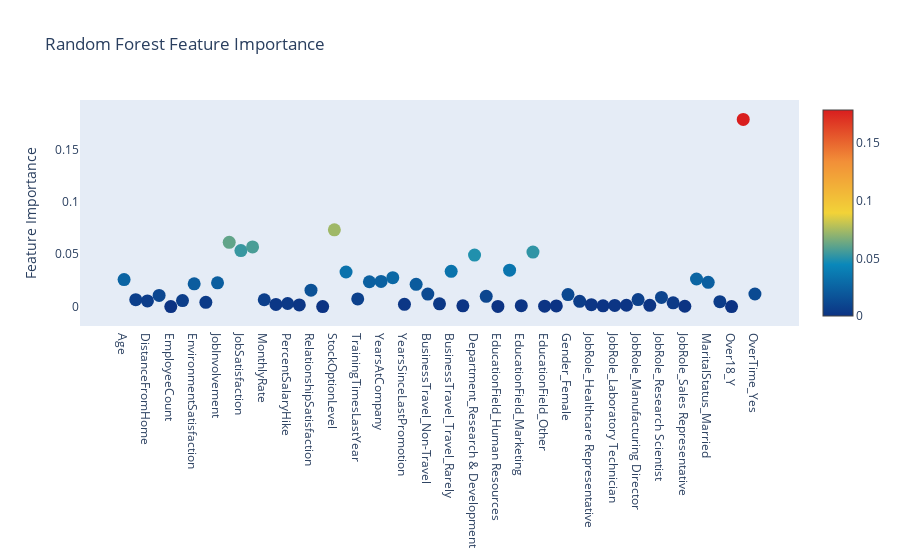

The code cell stored with this chart in its notebook:
### Markdown cell above
### Feature Ranking via the Random Forest 

The Random Forest classifier in Sklearn also contains a very convenient  attribute **feature_importances_** which tells us which features within our dataset has been given most importance through the Random Forest algorithm. Shown below is an Interactive Plotly diagram of the various feature importances.

### Code cell
trace = go.Scatter(y = rf.feature_importances_,x = attrition_final.columns.values,mode='markers',marker=dict(sizemode = 'diameter',sizeref = 1,size = 13, color = rf.feature_importances_,colorscale='Portland',showscale=True),text = attrition_final.columns.values)
data = [trace]

layout= go.Layout(autosize= True,title= 'Random Forest Feature Importance',hovermode= 'closest',xaxis= dict(ticklen= 5,showgrid=False,zeroline=False,showline=False),yaxis=dict(title= 'Feature Importance',showgrid=False,zeroline=False,ticklen= 5,gridwidth= 2),showlegend= False)
fig = go.Figure(data=data, layout=layout)
py.iplot(fig,filename='scatter2010')

### Figure 1 — Plotly figure (JSON) as saved in the notebook; plotly's stock layout.template omitted (floating-point values rounded to 4 significant figures)
{"data": [{"marker": {"color": [0.02583, 0.006563, 0.005367, 0.01064, 0, 0.005705, 0.02174, 0.004104, 0.02274, 0.06141, 0.0535, 0.05705, 0.006501, 0.00209, 0.002926, 0.001555, 0.01566, 0, 0.07335, 0.03303, 0.007356, 0.02371, 0.02407, 0.02764, 0.002113, 0.02128, 0.01198, 0.002609, 0.0337, 0.0007109, 0.04924, 0.009766, 0.0001222, 0.03483, 0.0008558, 0.05208, 0.0004267, 0.000667, 0.01144, 0.005065, 0.001813, 0.0007385, 0.001111, 0.001268, 0.006654, 0.001191, 0.008734, 0.003575, 0.0003016, 0.02636, 0.02321, 0.004711, 0, 0.1789, 0.01202], "colorscale": [[0, "rgb(12,51,131)"], [0.25, "rgb(10,136,186)"], [0.5, "rgb(242,211,56)"], [0.75, "rgb(242,143,56)"], [1, "rgb(217,30,30)"]], "showscale": true, "size": 13, "sizemode": "diameter", "sizeref": 1}, "mode": "markers", "text": ["Age", "DailyRate", "DistanceFromHome", "Education", "EmployeeCount", "EmployeeNumber", "EnvironmentSatisfaction", "HourlyRate", "JobInvolvement", "JobLevel", "JobSatisfaction", "MonthlyIncome", "MonthlyRate", "NumCompaniesWorked", "PercentSalaryHike", "PerformanceRating", "RelationshipSatisfaction", "StandardHours", "StockOptionLevel", "TotalWorkingYears", "TrainingTimesLastYear", "WorkLifeBalance", "YearsAtCompany", "YearsInCurrentRole", "YearsSinceLastPromotion", "YearsWithCurrManager", "BusinessTravel_Non-Travel", "BusinessTravel_Travel_Frequently", "BusinessTravel_Travel_Rarely", "Department_Human Resources", "Department_Research & Development", "Department_Sales", "EducationField_Human Resources", "EducationField_Life Sciences", "EducationField_Marketing", "EducationField_Medical", "EducationField_Other", "EducationField_Technical Degree", "Gender_Female", "Gender_Male", "JobRole_Healthcare Representative", "JobRole_Human Resources", "JobRole_Laboratory Technician", "JobRole_Manager", "JobRole_Manufacturing Director", "JobRole_Research Director", "JobRole_Research Scientist", "JobRole_Sales Executive", "JobRole_Sales Representative", "MaritalStatus_Divorced", "MaritalStatus_Married", "MaritalStatus_Single", "Over18_Y", "OverTime_No", "OverTime_Yes"], "type": "scatter", "x": ["Age", "DailyRate", "DistanceFromHome", "Education", "EmployeeCount", "EmployeeNumber", "EnvironmentSatisfaction", "HourlyRate", "JobInvolvement", "JobLevel", "JobSatisfaction", "MonthlyIncome", "MonthlyRate", "NumCompaniesWorked", "PercentSalaryHike", "PerformanceRating", "RelationshipSatisfaction", "StandardHours", "StockOptionLevel", "TotalWorkingYears", "TrainingTimesLastYear", "WorkLifeBalance", "YearsAtCompany", "YearsInCurrentRole", "YearsSinceLastPromotion", "YearsWithCurrManager", "BusinessTravel_Non-Travel", "BusinessTravel_Travel_Frequently", "BusinessTravel_Travel_Rarely", "Department_Human Resources", "Department_Research & Development", "Department_Sales", "EducationField_Human Resources", "EducationField_Life Sciences", "EducationField_Marketing", "EducationField_Medical", "EducationField_Other", "EducationField_Technical Degree", "Gender_Female", "Gender_Male", "JobRole_Healthcare Representative", "JobRole_Human Resources", "JobRole_Laboratory Technician", "JobRole_Manager", "JobRole_Manufacturing Director", "JobRole_Research Director", "JobRole_Research Scientist", "JobRole_Sales Executive", "JobRole_Sales Representative", "MaritalStatus_Divorced", "MaritalStatus_Married", "MaritalStatus_Single", "Over18_Y", "OverTime_No", "OverTime_Yes"], "y": [0.02583, 0.006563, 0.005367, 0.01064, 0, 0.005705, 0.02174, 0.004104, 0.02274, 0.06141, 0.0535, 0.05705, 0.006501, 0.00209, 0.002926, 0.001555, 0.01566, 0, 0.07335, 0.03303, 0.007356, 0.02371, 0.02407, 0.02764, 0.002113, 0.02128, 0.01198, 0.002609, 0.0337, 0.0007109, 0.04924, 0.009766, 0.0001222, 0.03483, 0.0008558, 0.05208, 0.0004267, 0.000667, 0.01144, 0.005065, 0.001813, 0.0007385, 0.001111, 0.001268, 0.006654, 0.001191, 0.008734, 0.003575, 0.0003016, 0.02636, 0.02321, 0.004711, 0, 0.1789, 0.01202]}], "layout": {"autosize": true, "hovermode": "closest", "showlegend": false, "title": {"text": "Random Forest Feature Importance"}, "xaxis": {"autorange": true, "range": [-3.341, 57.34], "showgrid": false, "showline": false, "ticklen": 5, "type": "category", "zeroline": false}, "yaxis": {"autorange": true, "gridwidth": 2, "range": [-0.04899, 0.2279], "showgrid": false, "ticklen": 5, "title": {"text": "Feature Importance"}, "type": "linear", "zeroline": false}}}
